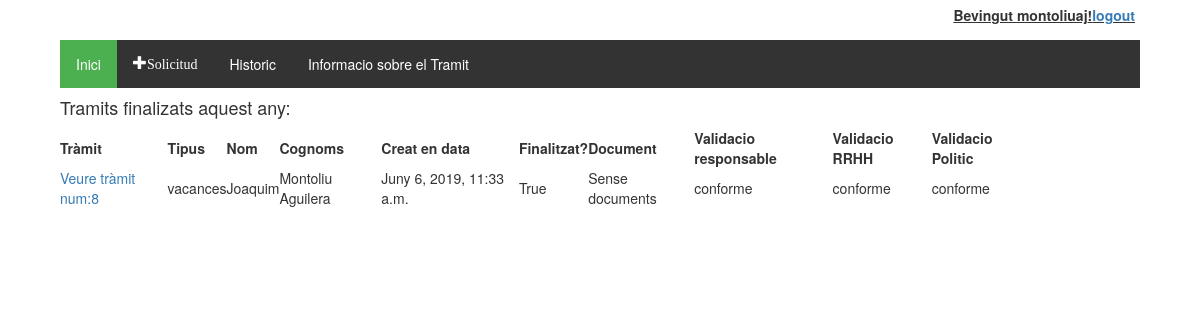
/tramitador/historic/ (signed in), run on an earlier commit of the app's database.
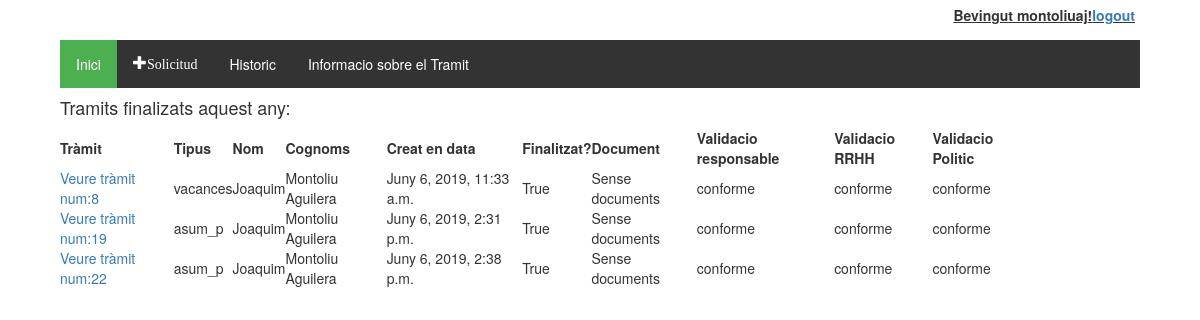
And on a later commit of the database.
### tramitador/models.py (models this page shows, shortened)
class Treballadors(AbstractUser):
    usuari = models.CharField(max_length=20)
    """nom = models.CharField(max_length=20)
    cognoms = models.CharField(max_length=20)
    email = models.CharField(max_length=50)"""
    dni = models.CharField(max_length=20, null = True, blank=True)
    areas = models.ManyToManyField(Area)
    """rol = models.CharField(max_length=20, choices = tip_rols, default = 'treb')
    estat = models.CharField(max_length=10, choices = tip_estats, default = 'alta')"""

class Tramit(models.Model):
    validacio = (
        ('conforme','conforme'),
        ('inconforme','no conforme'),
        ('espera', 'en espera'),
    )
    tipologia = (
        ('vacances', 'Vacances'),
        ('perm_precep', 'Permisos preceptius'),
        ('perm_no_precep', 'Permisos no preceptius'),
        ('asum_p', 'Asumptes personals'),
    )
    treballador = models.ForeignKey(Treballadors, on_delete=models.CASCADE)
    document = models.ForeignKey(Document, on_delete=models.SET_NULL, null=True, blank=True)
    creat_en = models.DateTimeField(auto_now_add=True)
    modificat_en = models.DateTimeField(auto_now=True)
    data_sol = models.CharField(max_length=250, help_text = "Interval de dates amb guións '-', per dies no consecutios emprar ',' Exemple:01/01/2019 - 05/01/2019, 07/01/2019")
    tipus = models.CharField(max_length=40, choices=tipologia, default='asum_p')
    finalitzat = models.BooleanField(default=False)
    """Validacio de RRHH"""
    valRRHH = models.CharField(max_length=20, choices=validacio, default='espera')
    """Validacio del responsable"""
    valResp =  models.CharField(max_length=20, choices=validacio, default='espera')
    """Validacio del Politic"""
    valPol = models.CharField(max_length=20, choices=validacio, default='espera')
    """En cas de voler explicar el motiu"""
    missatge_usuari = models.CharField(max_length=2000, null = True, blank=True)
    missatge_responsable = models.CharField(max_length=2000, null = True, blank=True)
    """Millores per el admin site"""
    def was_published_recently(self):
        return self.creat_en >= timezone.now() - datetime.timedelta(days=1)
    was_published_recently.admin_order_field = 'creat_en'
    was_published_recently.boolean = True
    was_published_recently.short_description = 'Publicat recentment?'

### tramitador/views.py (the view)
@login_required
def historic(request):
    today = datetime.date.today()
    groups = request.user.groups.all()
    tramits_finalitzats = Tramit.objects.all().filter(Q(treballador__id=request.user.id) & Q(finalitzat=True) &Q(creat_en__year=today.year))
    context = {'tramits_finalitzats': tramits_finalitzats}
    return render(request, 'tramits/historic.html', context)

### tramitador/templatetags/group.py (called while the page is built)
@register.filter(name='has_group')
def has_group(user, group_name):
    group_name = group_name.split(";")
    for group in group_name:
        if(user.groups.filter(name=group).exists()):
            return True
    return False

### tramitador/templates/tramits/historic.html
{% extends 'tramits/base.html' %}
{% block content %}
  {% if tramits_finalitzats %}
  <h4>Tramits finalizats aquest any:</h4>
  <div id="main_table">
    <table>
      <tr>
        <th>Tràmit</th><th>Tipus</th><th>Nom</th><th>Cognoms</th><th>Creat en data</th><th>Finalitzat?</th><th>Document</th>
        <th>Validacio responsable</th><th>Validacio RRHH</th><th>Validacio Politic</th>
      </tr>
      {% for tramit in tramits_finalitzats %}
      <tr>
        <td><a href="{% url 'tramit_detall' tramit.id %}">Veure tràmit num:{{tramit.id}}</a></td><td>{{tramit.tipus}}</td><td>{{tramit.treballador.first_name}}</td><td>{{tramit.treballador.last_name}}</td>
        <td>{{tramit.creat_en}}</td><td>{{tramit.finalitzat}}</td>
        <td>
          {% if tramit.document %}
            <a href='{{ tramit.document.document.url }}' class="glyphicon glyphicon-save-file"></a>
          {% else %}
            Sense documents
          {% endif %}
        </td>
        <td>{{tramit.valResp}}</td><td>{{tramit.valRRHH}}</td><td>{{tramit.valPol}}</td>
      </tr>
      {% endfor %}
    </table>
    </div>
    {% else %}
      Encara no s'ha finalitzat cap tràmit...
  {% endif %}
{% endblock %}

### tramitador/templates/tramits/base.html (shortened to what this page needs)
<!DOCTYPE html>
{% load static %}
{% load group %}
<html lang="es">
  <head>
    <link rel="stylesheet" href="https://maxcdn.bootstrapcdn.com/bootstrap/3.3.5/css/bootstrap.min.css">
    <link rel="stylesheet" href="https://maxcdn.bootstrapcdn.com/font-awesome/4.4.0/css/font-awesome.min.css">
    <link rel="stylesheet" href="{% static 'tramits/style.css' %}">
  </head>
  <body>
    <div id="heading">
      {% block heading %}
        {% if user.is_authenticated %}
          Bevingut {{ user.username }}!
          <p><a href="{% url 'logout' %}">logout</a></p>
        {% else %}
          <p>Encara no t'has autentificat: </p>
          <a href="{% url 'login' %}">login</a>
        {% endif %}
      {% endblock %}
    </div>
    {% if user.is_authenticated %}
      <div id="main_block">
        <div id="options_block">
          <ul class="menu_options">
            <li><a href="{% url 'index' %}" class="active">Inici</a></li>
            <li><a href="{% url 'nou_tramit' %}"class ="glyphicon glyphicon-plus">Solicitud</a></li>
            <li><a href="{% url 'historic' %}">Historic</a></li>
            <li><a href="/infor">Informacio sobre el Tramit</a></li>
          </ul>
        </div>
        {% block content %}
        {% endblock %}
      </div>
    {% endif %}
  </body>
</html>

### tramitador/static/tramits/style.css (style rules this page uses)
#heading { display:flex; flex-direction: row; justify-content: flex-end; width: 90%; height: auto; margin-left: auto; margin-right: auto; padding: 5px; text-decoration: underline; font-weight: bold; }
#main_block { display:flex; flex-direction:column; width: 90%; margin-left: auto; margin-right: auto; height: auto; justify-content: center; }
#options_block { display: block; flex-direction:row; width: 100%; height: auto; }
#main_table table { width: 90%; height: auto; padding: 5px; }
ul.menu_options { list-style-type: none; margin: 0; padding: 0; overflow: hidden; background-color: #333; }
ul.menu_options li { float: left; }
ul.menu_options li a { display: block; color: white; text-align: center; padding: 14px 16px; text-decoration: none; }
.active { background-color: #4CAF50; }
a, i { cursor: pointer; }

What changed in the data, as far as the page shows it:
added Tramit: id "19", tipus "asum_p", treballador.first_name "Joaquim", treballador.last_name "Montoliu Aguilera", creat_en "Juny 6, 2019, 2:31 p.m.", finalitzat "True", shows "Sense documents", valResp "conforme", valRRHH "conforme", valPol "conforme"
added Tramit: id "22", tipus "asum_p", treballador.first_name "Joaquim", treballador.last_name "Montoliu Aguilera", creat_en "Juny 6, 2019, 2:38 p.m.", finalitzat "True", shows "Sense documents", valResp "conforme", valRRHH "conforme", valPol "conforme"
